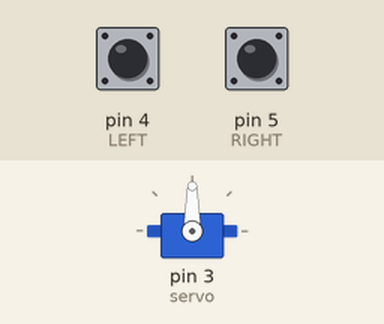
Simulated run of this sketch. Board: Arduino Uno, built with avr-gcc and run on an emulated ATmega328P. On the bench: servo. The test bench sets the inputs (shaded band); at power-on: pin 4 (LEFT) HIGH, pin 5 (RIGHT) HIGH. What the sketch prints to the serial monitor is not drawn.

Above: at 1.2 s.
1.3 s: pin 4 (LEFT) pulled LOW for 0.15 s
At 2.6 s:
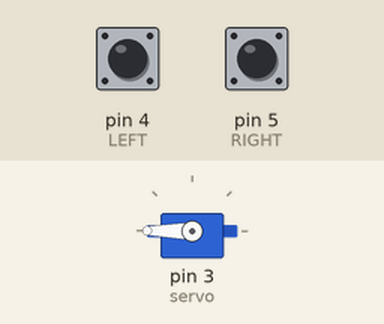
4.4 s: pin 5 (RIGHT) pulled LOW for 0.15 s
At 4.9 s:
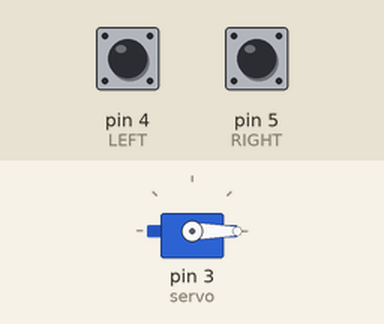
7.5 s: pin 5 (RIGHT) pulled LOW for 1 s
At 11.3 s:
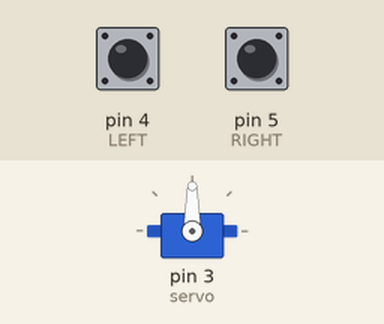
11.5 s: pin 5 (RIGHT) pulled LOW for 3.2 s
At 12.7 s:
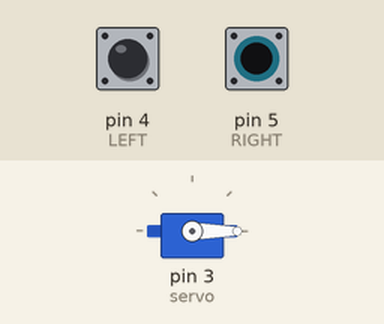
Timing chart, 0 to 18.2 s (numbered marks = the images above; inputs shaded):
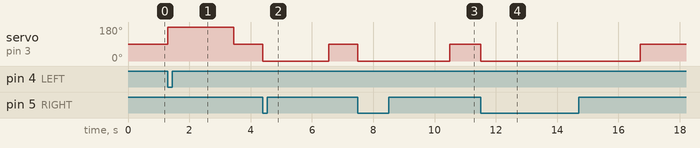

Measured:
- after the input at 1.3 s, servo on pin 3 (servo): 90° → 180° at once, → 90° 2.1 s later
- after the input at 4.4 s, servo on pin 3 (servo): 90° → 0° at once, → 90° 2.1 s later
- after the input at 7.5 s, servo on pin 3 (servo): 90° → 0° at once, → 90° 3.0 s later
- after the input at 11.5 s, servo on pin 3 (servo): 90° → 0° at once, → 90° 5.2 s later

The sketch:

Buttons.ino
```cpp
#include <Servo.h>
long t = 0;
#define PWM 3
#define LEFT 4
#define RIGHT 5
Servo servo;
int state = 1;
void setup() {

//SERIAL MONITOR
  Serial.begin(9600);
  while(!Serial);

  servo.attach(3);
  pinMode(LEFT, INPUT_PULLUP);
  pinMode(RIGHT, INPUT_PULLUP);
}

void loop() {
  if(digitalRead(LEFT)==LOW){ //Left Button Pressed?
    state = 0;
    servo.write(255);
    t=millis();
  }
  if(digitalRead(RIGHT) == LOW){ //Right Button Pressed?
    state = 2;
    servo.write(0);
    t=millis();
  }
  if(millis()-t > 2000){
    state = 1;
    servo.write(90);
  }
  Serial.println(state);
}
```
